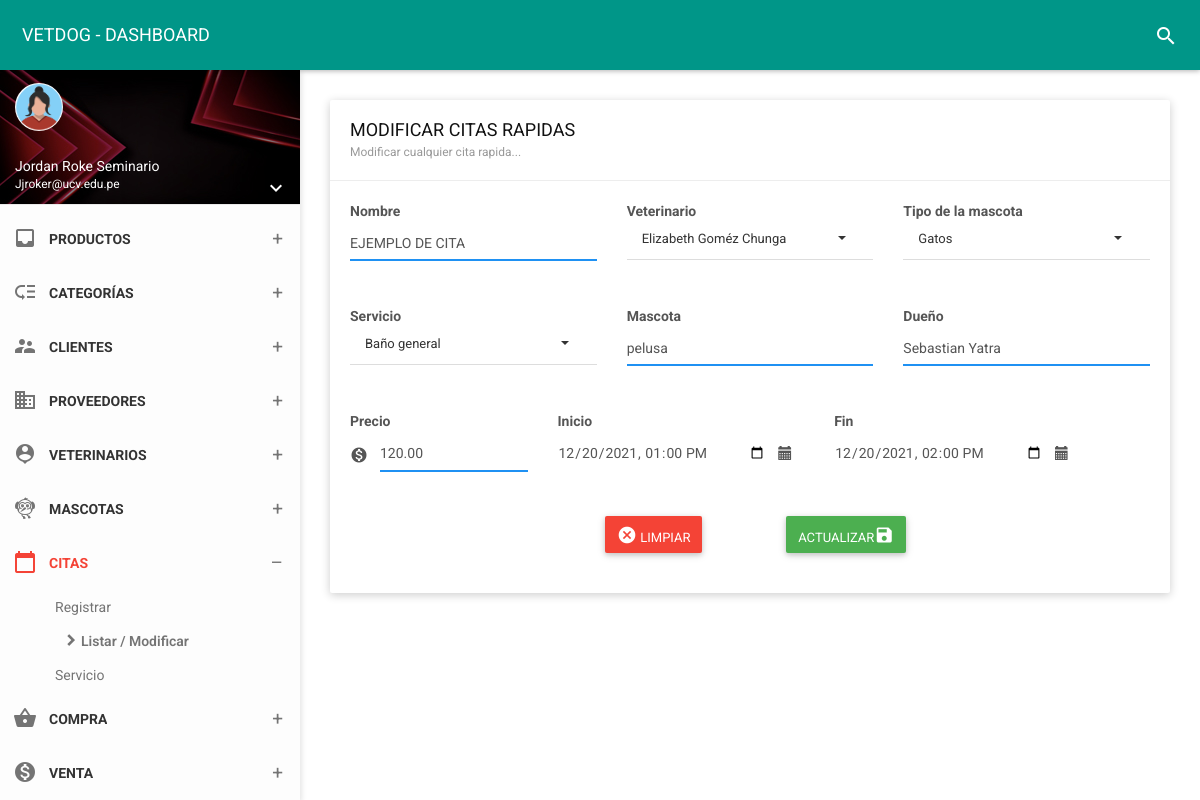
Page /vista/citas/edit?id=1 (signed in) on the committed database.
### tables this page shows
CREATE TABLE `quotes` (
  `id` int(11) NOT NULL,
  `id_vet` int(11) NOT NULL,
  `id_tiM` int(11) NOT NULL,
  `id_servi` int(11) NOT NULL,
  `title` varchar(255) NOT NULL,
  `nommas` varchar(90) NOT NULL,
  `dueno` varchar(90) NOT NULL,
  `color` varchar(25) NOT NULL,
  `start` datetime NOT NULL,
  `end` datetime DEFAULT NULL,
  `estado` char(1) NOT NULL,
  `precio` decimal(10,2) NOT NULL
);

CREATE TABLE `veterinarian` (
  `id_vet` int(11) NOT NULL,
  `dnivet` char(8) NOT NULL,
  `nomvet` varchar(35) NOT NULL,
  `apevet` varchar(35) NOT NULL,
  `direcc` varchar(50) NOT NULL,
  `sexo` varchar(15) NOT NULL,
  `correo` varchar(40) NOT NULL,
  `foto` varchar(255) NOT NULL,
  `fijo` char(6) NOT NULL,
  `movil` char(9) NOT NULL,
  `usuario` varchar(25) NOT NULL,
  `contra` varchar(255) NOT NULL,
  `cargo` int(11) NOT NULL,
  `estado` char(1) NOT NULL,
  `fere` timestamp NOT NULL DEFAULT current_timestamp() ON UPDATE current_timestamp()
);

CREATE TABLE `pet_type` (
  `id_tiM` int(11) NOT NULL,
  `noTiM` varchar(35) NOT NULL,
  `estado` char(1) NOT NULL,
  `fere` timestamp NOT NULL DEFAULT current_timestamp() ON UPDATE current_timestamp()
);

CREATE TABLE `service` (
  `id_servi` int(11) NOT NULL,
  `nomser` varchar(100) NOT NULL,
  `estado` char(1) NOT NULL,
  `fere` timestamp NOT NULL DEFAULT current_timestamp() ON UPDATE current_timestamp()
);

### vista/citas/edit.php (the view, shortened to what this page needs)
<!DOCTYPE html>
<html>
<head>
     <link href="../../assets/plugins/bootstrap-select/css/bootstrap-select.css" rel="stylesheet" />
    <link href="../../assets/plugins/bootstrap/css/bootstrap.css" rel="stylesheet">
    <link href="../../assets/plugins/node-waves/waves.css" rel="stylesheet" />
    <link href="../../assets/plugins/animate-css/animate.css" rel="stylesheet" />
    <link href="../../css/style.css" rel="stylesheet">
    <link href="../../assets/css/themes/all-themes.css" rel="stylesheet" />
       <link rel="stylesheet" href="https://cdnjs.cloudflare.com/ajax/libs/limonte-sweetalert2/11.1.9/sweetalert2.min.css" />
</head>
<body class="theme-red">
    <nav class="navbar">
        <div class="container-fluid">
            <div class="navbar-header">
                <a class="navbar-brand" href="../panel-admin/administrador"> VETDOG - DASHBOARD </a>
            </div>
            <div class="collapse navbar-collapse" id="navbar-collapse">
                <ul class="nav navbar-nav navbar-right">
                    <li><a href="javascript:void(0);" class="js-search" data-close="true"><i class="material-icons">search</i></a></li>
                </ul>
            </div>
        </div>
    </nav>
    <section>
        <aside id="leftsidebar" class="sidebar">
            <div class="user-info">
                <div class="image">
                    <img src="../../assets/img/mujerico.png" width="48" height="48" alt="User" />
                </div>
                <div class="info-container">
                    <div class="name" data-toggle="dropdown" aria-haspopup="true" aria-expanded="false"><?php echo ucfirst($_SESSION['nombre']); ?></div>
                    <div class="email"><?php echo ucfirst($_SESSION['correo']); ?></div>
                    <div class="btn-group user-helper-dropdown">
                        <i class="material-icons" data-toggle="dropdown" aria-haspopup="true" aria-expanded="true">keyboard_arrow_down</i>
                    </div>
                </div>
            </div>
            <div class="menu">
                <ul class="list">
                    <li>
                        <a href="../panel-admin/administrador">
                        </a>
                    </li>
                    <li>
                        <a href="javascript:void(0);" class="menu-toggle">
                            <i class="material-icons">inbox</i>
                            <span>PRODUCTOS</span>
                        </a>
                    </li>
                    <li>
                        <a href="javascript:void(0);" class="menu-toggle">
                            <i class="material-icons">low_priority</i>
                            <span>CATEGORÍAS</span>
                        </a>
                    </li>
                    <li>
                        <a href="javascript:void(0);" class="menu-toggle">
                            <i class="material-icons">supervisor_account</i>
                            <span>CLIENTES</span>
                        </a>
                    </li>
                    <li>
                        <a href="javascript:void(0);" class="menu-toggle">
                            <i class="material-icons">business</i>
                            <span>PROVEEDORES</span>
                        </a>
                    </li>
                    <li>
                        <a href="javascript:void(0);" class="menu-toggle">
                            <i class="material-icons">person_pin</i>
                            <span>VETERINARIOS</span>
                        </a>
                    </li>
                    <li>
                        <a href="javascript:void(0);" class="menu-toggle">
                            <i class="material-icons">flutter_dash</i>
                            <span>MASCOTAS</span>
                        </a>
</li>
                    <li class="active">
                        <a href="javascript:void(0);" class="menu-toggle">
                            <i class="material-icons">calendar_today</i>
                            <span>CITAS</span>
                        </a>
                        <ul class="ml-menu">
                            <li>
                                <a href="../citas/nuevo">Registrar</a>
                            </li>
                            <li class="active">
                                <a href="../../folder/citas">Listar / Modificar</a>
                            </li>
                            <li>
                                <a href="../../folder/servicio">Servicio</a>
                            </li>
                        </ul>
    </li>
    <li>
                        <a href="javascript:void(0);" class="menu-toggle">
                            <i class="material-icons">shopping_basket</i>
                            <span>COMPRA</span>
                        </a>
    </li>
<li>
                        <a href="javascript:void(0);" class="menu-toggle">
                            <i class="material-icons">monetization_on</i>
                            <span>VENTA</span>
                        </a>
    </li>
    </section>
    <section class="content">
        <div class="container-fluid">
            <div class="row clearfix">
                <div class="col-lg-12 col-md-12 col-sm-12 col-xs-12">
                    <div class="card">
                        <div class="header">
                            <h2>
                                MODIFICAR CITAS RAPIDAS
                                <small>Modificar cualquier cita rapida...</small>
                            </h2>
                        </div>
                    <div class="body">
<?php
function connect(){
return new mysqli("localhost","root","","vetdog");
}
$con = connect();
$id = $_GET['id'];
$sql = "SELECT quotes.id, veterinarian.id_vet, veterinarian.dnivet, veterinarian.nomvet, veterinarian.apevet, pet_type.id_tiM, pet_type.noTiM, service.id_servi, service.nomser, quotes.title, quotes.nommas, quotes.dueno, quotes.color, quotes.start, quotes.end, quotes.estado, quotes.precio FROM quotes INNER JOIN veterinarian ON quotes.id_vet = veterinarian.id_vet INNER JOIN pet_type ON quotes.id_tiM = pet_type.id_tiM INNER JOIN service ON quotes.id_servi = service.id_servi  WHERE id= '$id'";
$query  =$con->query($sql);
$data =  array();
if($query){
  while($r = $query->fetch_object()){
    $data[] = $r;
  }
}
?>
<?php if(count($data)>0):?>
    <?php foreach($data as $d):?>
                        <form method="POST"  autocomplete="off" action="editarRegistro?id=<?php echo $d->id; ?>">
                            <div class="row clearfix">
                                <div class="col-sm-4">
                                    <label class="control-label">Nombre</label>
            <div class="form-group">
                <div class="form-line">
                    <input type="text" name="title" value="<?php echo $d->title; ?>" class="form-control" placeholder="Nombre de la cita..." />
                </div>
            </div>
        </div>
                                <div class="col-sm-4">
                                    <label class="control-label">Veterinario</label>
                                    <select class="form-control show-tick" name="id_vet"  id="vete">
                                        <option value="<?php echo $d->id_vet; ?>"><?php echo $d->nomvet; ?>&nbsp;<?php echo $d->apevet; ?></option>
                                    </select>
                                </div>
                                <div class="col-sm-4">
                                    <label class="control-label">Tipo de la mascota</label>
                                    <select class="form-control show-tick" name="id_tiM" >
                                        <option value="<?php echo $d->id_tiM; ?>"><?php echo $d->noTiM; ?></option>
                                    </select>
                                </div>
                            </div>
<div class="row clearfix">
  <div class="col-sm-4">
                                    <label class="control-label">Servicio</label>
                                    <select class="form-control show-tick" name="id_servi" >
                                        <option value="<?php echo $d->id_servi; ?>"><?php echo $d->nomser; ?></option>
                                    </select>
                                </div>
        <div class="col-sm-4">
            <label class="control-label">Mascota</label>
            <div class="form-group">
                <div class="form-line">
                    <input type="text" name="nommas" value="<?php echo $d->nommas; ?>" class="form-control" placeholder="Nombre de la mascota..." />
                </div>
            </div>
        </div>
        <div class="col-sm-4">
            <label class="control-label">Dueño</label>
            <div class="form-group">
                <div class="form-line">
                    <input type="text" name="dueno" value="<?php echo $d->dueno; ?>" class="form-control" placeholder="Nombre del dueño..." />
                </div>
            </div>
        </div>
    </div>
    <div class="row clearfix">
        <div class="col-sm-3">
            <label class="control-label">Precio</label>
            <div class="input-group">
                <span class="input-group-addon">
                    <i class="material-icons">monetization_on</i>
                </span>
                <div class="form-line">
                    <input type="text" value="<?php echo $d->precio; ?>" name="precio" onKeypress="if (event.keyCode < 45 || event.keyCode > 57) event.returnValue = false;" class="form-control money-euro" placeholder="Precio... Ex: $99,99">
                </div>
            </div>
        </div>
        <div class="col-sm-4">
                                    <div class="form-group">
                  <label class="control-label">Inicio</label>
                  <div class='input-group date' name="start">
                     <input type='datetime-local' value="<?php echo $d->start; ?>" name="start" class="form-control" />
                     <span class="input-group-addon">
                     <span class="glyphicon glyphicon-calendar"></span>
                     </span>
                  </div>
               </div>
                                </div>
                                <div class="col-sm-4">
                                    <div class="form-group">
                  <label class="control-label">Fin</label>
                  <div class='input-group date' name="end">
                     <input type='datetime-local' value="<?php echo $d->end; ?>" name="end" class="form-control" />
                     <span class="input-group-addon">
                     <span class="glyphicon glyphicon-calendar"></span>
                     </span>
                  </div>
               </div>
                                </div>
    </div>
                                <div class="container-fluid" align="center">
                                    <div class="col-xs-12 col-sm-6 col-md-4 col-lg-3">
                                    </div>
                                    <div class="col-xs-12 col-sm-6 col-md-4 col-lg-3">
                                        <a type="button" href="../../folder/citas" class="btn bg-red"><i class="material-icons">cancel</i> LIMPIAR </a>
                                    </div>
                                    <div class="col-xs-12 col-sm-6 col-md-4 col-lg-3">
                                         <button class="btn bg-green" name="update">ACTUALIZAR<i class="material-icons">save</i></button>
                                    </div>
                                </div>
                        </form>
                 </div>
 <?php endforeach; ?>
    <?php else:?>
      <span class="px-2 py-1 font-semibold leading-tight text-red-700 bg-red-100 rounded-full dark:text-red-100 dark:bg-red-700">
          No hay datos
        </span>
    <?php endif; ?>
                    </div>
                        </div>
                    </div>
                </div>
    </section>
</body>
</html>

### assets/css/themes/all-themes.css (style rules this page uses)
.theme-red .navbar-brand { color: #fff; }
.theme-red .nav > li > a { color: #fff; }
.theme-red .sidebar .menu .list li.active { background-color: transparent; }
.theme-red .sidebar .menu .list li.active > :first-child i, .theme-red .sidebar .menu .list li.active > :first-child span { color: #F44336; }
.theme-red .sidebar .menu .list .toggled { background-color: transparent; }
.theme-red .sidebar .menu .list .ml-menu { background-color: transparent; }

### rows in the picture
quotes: title "EJEMPLO DE CITA", id_vet.nomvet "Elizabeth", id_vet.apevet "Goméz Chunga", id_tiM.noTiM "Gatos", id_servi.nomser "Baño general", nommas "pelusa", dueno "Sebastian Yatra", precio "120.00", start "12/20/2021 13:00", end "12/20/2021 14:00"

### other values in the picture
$_SESSION['nombre'] "Jordan Roke Seminario"
$_SESSION['correo'] "Jjroker@ucv.edu.pe"
